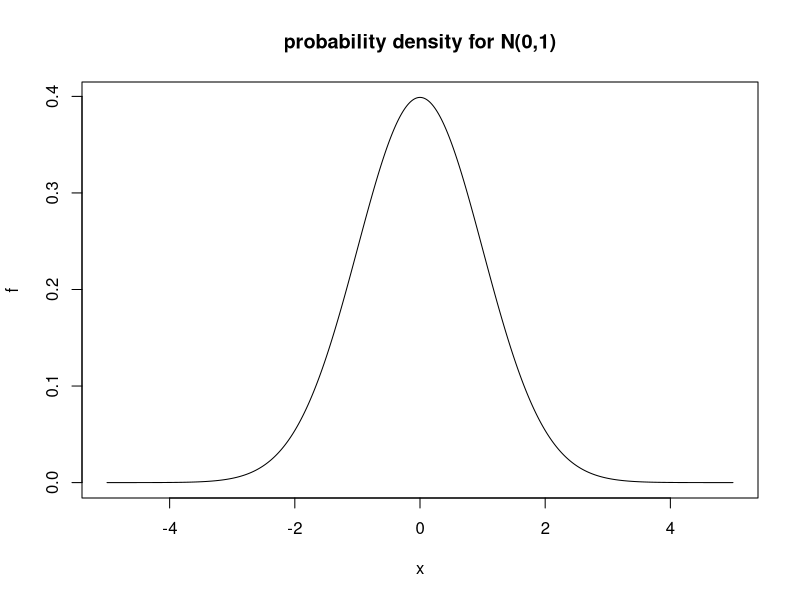
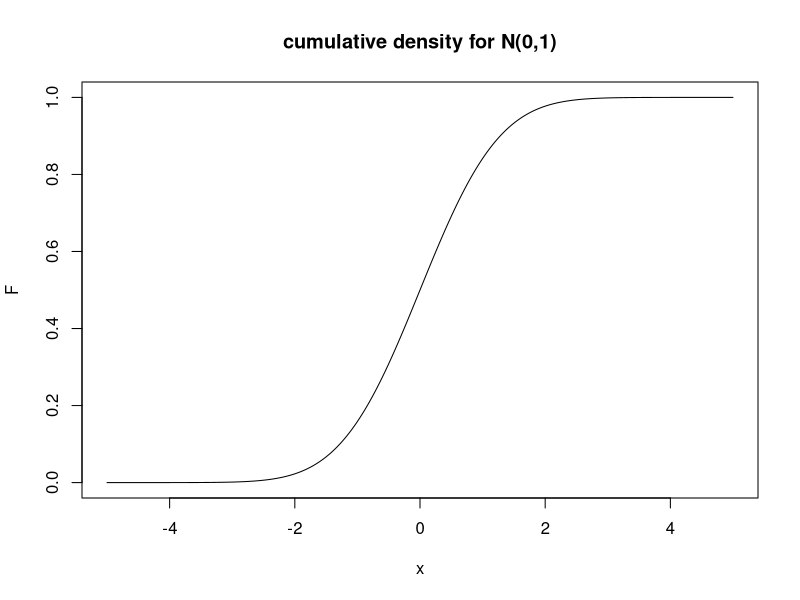
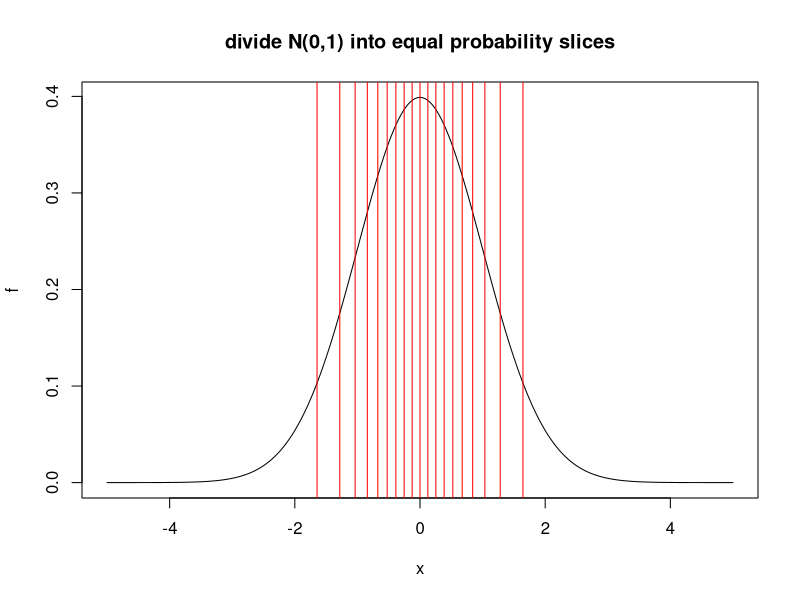
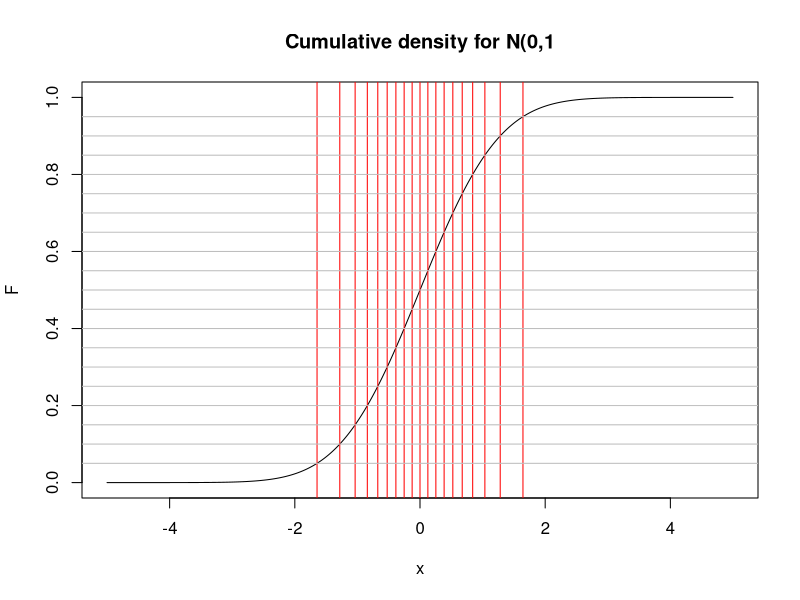
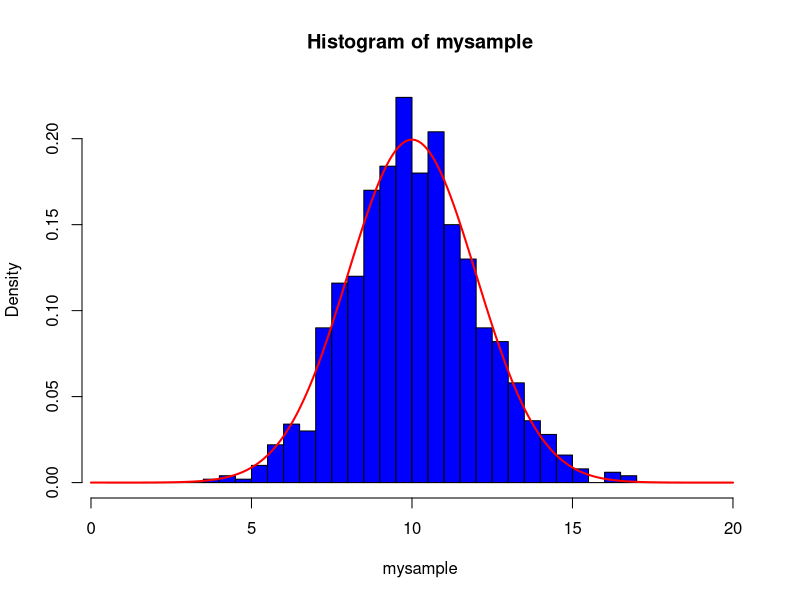
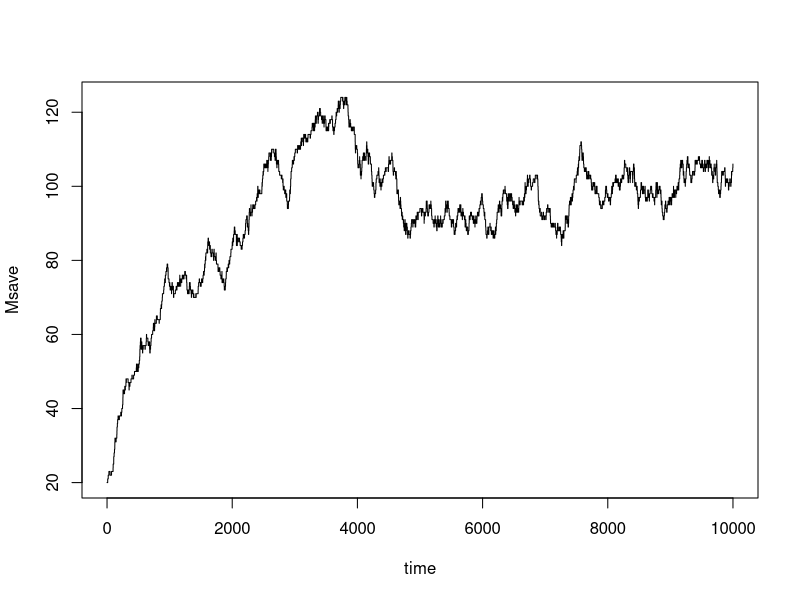
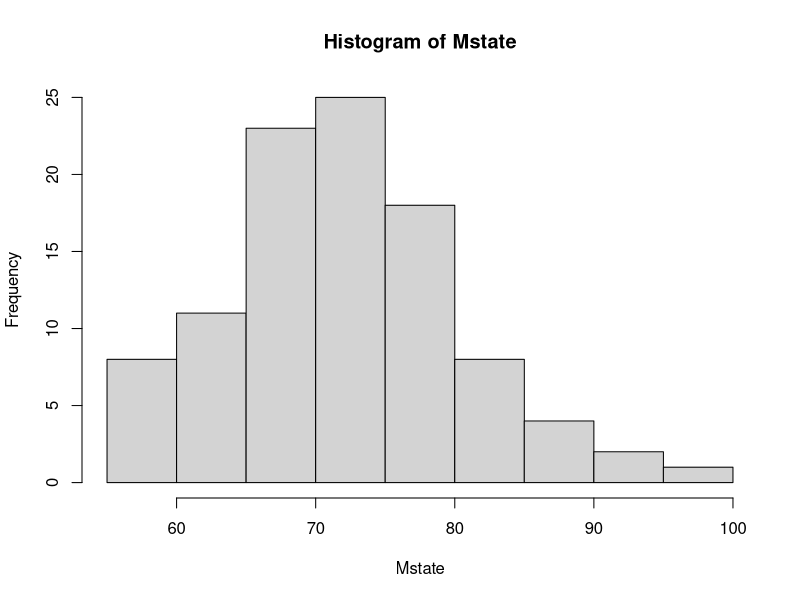
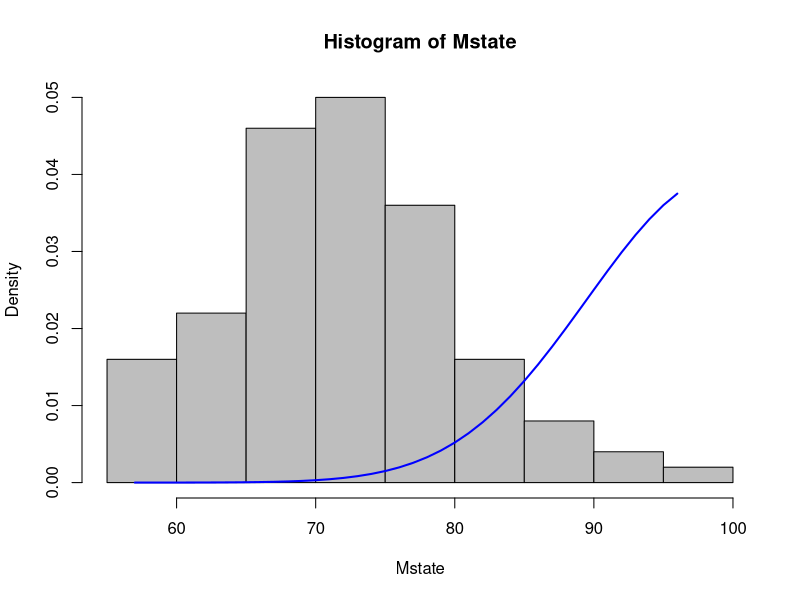

Recreate these plots in R, in order.
## ---- chunk 1
# density function for a normal distribution with mean = 0, sd = 1
# dnorm density function : dnorm(x, mean = 0, sd = 1, log = FALSE)
x <- seq(-5, 5, 0.01)
f <- dnorm(x)
plot(x, f, type = 'l', main = 'probability density for N(0,1)')

# cumulative density function, pname()
# probability that the random variable X is less than or equal to a particular value of x. F(x) = Prob(X <= x)
# cumulative density function for normal distribution is: pnorm(x, mean = 0, sd = 1, lower.tail = TRUE, log.p = FALSE)
  # lower.tail(): if TRUE probabilities are P[X <= x], otherwise P[X > x]
x <- seq(-5, 5, 0.01)
F <- pnorm(x)
plot(x, F, type = 'l', main = 'cumulative density for N(0,1)')

# calculate probability of x <- -2
pnorm(-2)
# caluclate probability of x between -1 and 1
pnorm(1) - pnorm(-1)
# calculate probability of x > 1
1 - pnorm(1)

## ---- chunk 2
p <- seq(0.05, 0.95, by = 0.05)
x <- qnorm(p)
x

# plot of the probabilities density function
x <- seq(-5, 5, 0.01)
f <- dnorm(x)
plot(x, f, type = 'l', main = 'divide N(0,1) into equal probability slices')

p <- seq(0.05, 0.95, by = 0.05)
xquants <- qnorm(p)
abline(v = xquants, col = 'red')


# cumulative density function
x <- seq(-5, 5, 0.01)
F <- pnorm(x)
plot(x, F, type = 'l', main = 'Cumulative density for N(0,1')

x <- seq(0.05, 0.95, by = 0.05)
xquants <- qnorm(p)
abline(v = xquants, col = 'red')
abline(h = p, col = 'grey')
## ---- chunk 3
# take 5 random draws from a normal distribution with mean = 10, sd = 2
rnorm(5, mean = 10, sd = 2)

# take a sample of 100 random draws from a normal distribution with mean = 10, and sd = 2
mysample <- rnorm(1000, mean = 10, sd = 2)

# histogram
hist(mysample, col = 'blue', breaks = seq(0.5, 20, .5), freq = FALSE)

x <- seq(0,20, 0.1)
y <- dnorm(x, mean = 10, sd = 2)
lines(x, y, col = 'red', lwd = 2)


## ---- chunk 4
# flip biased coin with probability of heads is p = 0.55 and want to set x = 1 if the outcome is heads, and x = 2 if the outcome is tails

p = 0.55
u = runif(1)
if (u < p) {
  x <- 1
} else {
  x <- 2
}
x

# OR, use 'ifelse'

x <- ifelse(runif(1) < 0.55, 1, 2)
x


## ---- chunk 5
# 3 sided die, draw uniformly distributed random number between 0 and 1 ('u = runif(1))
p1 = 0.2
p2 = 0.3
p3 = 1 - p1 -p2
u = runif(1)
if (u < p1) {
  x <- 1
} else if (u < (p1 + p2)) {
  x <- 2
} else {
  x <-3
}
x
## ---- chunk 6
# Generate single stochastic realization using Method 1, plot realization of ht eproduction and decay of mRNA model through time
D = 1
k1 <- 0.1 
k3 <- 0.001
dt <- 0.1
Tend <- 10000
time <- seq(0, Tend, dt)
Msave = numeric(length(time))
M = 20

for (i in 1:length(time)) {
  Msave[i] <- M
  p1 <- k1*D*dt
  p2 <- k3*M*dt
  u = runif(1)
  if (u < p1) {
    M <- M + 1
  } else if (u < (p1 + p2)) {
    M <- M - 1
  } else {
    M <- M
  }
}

plot(time, Msave, type = 'l')

# set for loop to run large number of stochastic realizations of this model, only saving final state of system for each run (value of M at t = 10000)

Nruns = 100
D = 1
k1 <- 0.1 
k3 <- 0.001
dt <- 0.1
Tend <- 1000
Mstate = numeric(Nruns)

for (run in 1:Nruns) {
  M = 20
  t = 0
  while (t <Tend) {
    p1 <- k1*D*dt
    p2 <- k3*M*dt
    u = runif(1)
    if (u < p1) M <- M + 1
    else if (u < (p1 + p2)) M <- M - 1
    t <- t + dt
  }
  Mstate[run] <- M
}

hist(Mstate)

hist(Mstate, freq = FALSE, col = 'grey')
xfit <- seq(min(Mstate), max(Mstate))
yfit <- dpois(xfit, (k1/k3))
lines(xfit, yfit, col = 'blue', lwd =2)

## ---- chunk 7
# generate a single stochastic realization using the Gillespie algorithm
D = 1
k1 <- 0.1
k3 <- 0.001
dt <- 0.1
Tend <- 10000
Msave = numeric(0)
Tsave = numeric(0)

  M = 20
  t = 0
  i = 0

while(t < Tend) {
  i = i + 1
  a1 <- k1*D
  a2 <- k3*M
  atot <- a1 + a2
  u1 = runif(1)
  u2 = runif(1)
  tau <- log(1/u1)/atot
  if (u2 < (a1/atot)) M <- M + 1
  else M <- M - 1
Msave[i] <- M
Tsave[i] <- t
t <- t + tau
}
  Msave

plot(Tsave, Msave, type = 'l')
lines(Tsave, Msave, type = 'l', col = 'red')

# generate large number of stochastic realization and save the final stae of the system for each run
Nruns = 10000
D = 1
k1 <- 0.1
k3 <- 0.01
dt <- 0.1
Tend <- 10000
Mtate = numeric(Nruns)

for (run in 1:Nruns) {
  M = 20
  t = 0
  i = 0

while(t < Tend) {
  i = i + 1
  a1 <- k1*D
  a2 <- k3*M
  atot <- a1 + a2
  u1 = runif(1)
  u2 = runif(1)
  tau <- log(1/u1)/atot
  
  if (u2 < (a1/atot)) M <- M + 1
  else M <- M - 1
t <- t + tau
}
  Mstate[run] <- M
}
xfit<- seq(min(Mstate), max(Mstate))
hist(Mstate, freq = FALSE, col = 'grey')
yfit <- dpois(xfit, (k1/k3))
lines(xfit, yfit, col = 'blue', lwd = 2)

plot(Tsave, Msave, type = 'l')

lines(Tsave,Msave, type = 'l', col = 'red')

